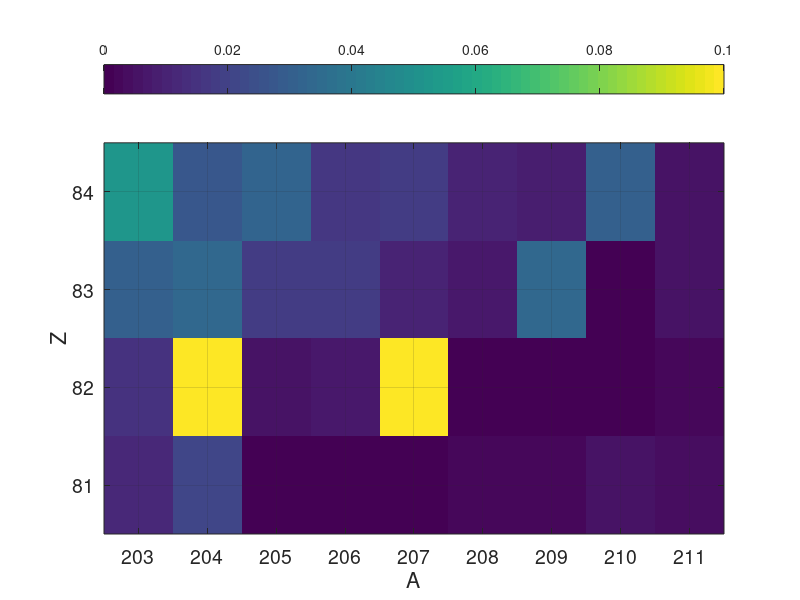
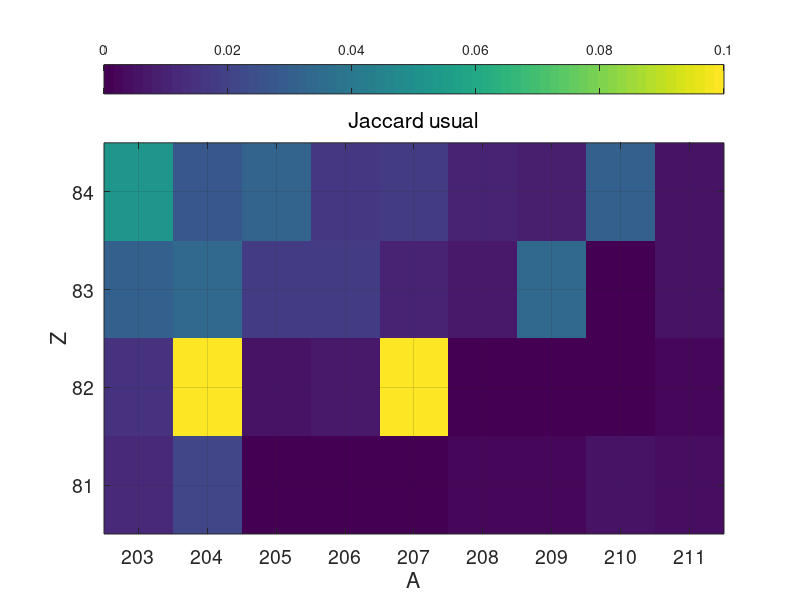

MATLAB code for these plots, in order:
% 2025-12-03
% Сечение (n.g) при энергии нейтрона 0.0253 эВ (293К). барн
##Nuclei	203	204	205	206	207	208	209	210	211
##Po	5.25E-02	2.66E-02	3.21E-02	1.62E-02	1.85E-02	9.64E-03	8.24E-03	3.05E-02	5.4e-3**
##Bi	3.12E-02	3.31E-02	1.82E-02	1.73E-02	9.60E-03	7.50E-03	3.42E-02	5.40E-05	5.27E-03
##Pb	1.41E-02	0.703	5.00E-03	6.30E-03	6.22E-01	2.30E-04	1.07E-03	5.00E-04	2.54E-03
##Tl	1.14E-02	2.16E-02	1.04E-04	3.58E-04	9.53E-04	2.51E-03	2.42E-03	5.40E-03	4.36E-03
% ** Для Po-211 данные для основного состояния в базе данных отсутствуют. приведено значение для 1-го метастабильного состояния
% https://tendl.web.psi.ch/tendl_2019/neutron_html/neutron.html

Sigma8184 = [
5.25E-02	2.66E-02	3.21E-02	1.62E-02	1.85E-02	9.64E-03	8.24E-03	3.05E-02	5.4e-3 % 84
3.12E-02	3.31E-02	1.82E-02	1.73E-02	9.60E-03	7.50E-03	3.42E-02	5.40E-05	5.27E-03 % 83
1.41E-02	0.703	5.00E-03	6.30E-03	6.22E-01	2.30E-04	1.07E-03	5.00E-04	2.54E-03 % 82
1.14E-02	2.16E-02	1.04E-04	3.58E-04	9.53E-04	2.51E-03	2.42E-03	5.40E-03	4.36E-03 % 81
]

figure
 imagesc(Sigma8184)
 % surf(100*Sigma8184)
caxis([0.00 0.1])
colorbar("NorthOutside")

set(gca, 'Fontsize', 14)
xlabel('A')
ylabel('Z')


axis on
xTICK = [1	2 3 4 5 6 7 8 9]
xticks(xTICK)
xTICKVAL = [203	204	205	206	207	208	209	210	211]
xticklabels(xTICKVAL)

yTICK = [1 2 3 4]
yticks(yTICK)
yTICKVAL = [84 83 82 81 ]
yticklabels(yTICKVAL)
grid on

%%%%%%%%%%%%%%%%%%%%%%%%%%%%%%%%%%%%%%%%%%%%%%%%%%%%%%%%%%%%%%%%%
titlestr = strcat("NGammaSectionPb")
%ht = title(titlestr)
%set(ht, 'Fontweight', 'normal')
%%%%%%%%%%%%%%%%%%%%%%%%%%%%%%%%%%%%%%%%%%%%%%%%%%%%%%%%%%%%%%%%%
filestr = strcat(titlestr)
figure_name_out=strcat(filestr,'.png')
print('-dpng', '-r300', figure_name_out), pwd


%%%%%%%%%%%%%%%%%%%%%%%%%%%%%%%%%%%%%%%%%%%%%%%%%%%%%%%%%%%%%%%%%
titlestr = strcat("Jaccard usual")
ht = title(titlestr)
set(ht, 'Fontweight', 'normal')
%%%%%%%%%%%%%%%%%%%%%%%%%%%%%%%%%%%%%%%%%%%%%%%%%%%%%%%%%%%%%%%%%
filestr = strcat(titlestr)
figure_name_out=strcat(filestr,'.png')
print('-dpng', '-r300', figure_name_out), pwd
